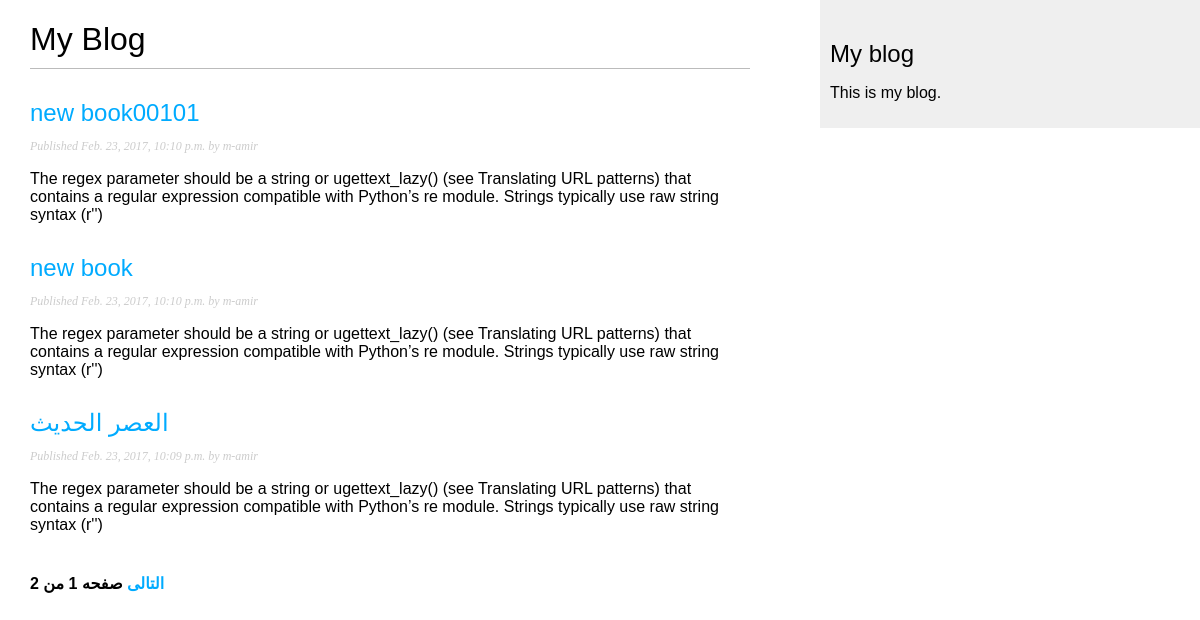
Screenshot of /blog/ with the database file from the repository.
### blog/models.py (models this page shows, shortened)
class Post(models.Model):
    STATUS_CHOICES = (
        ('draft', 'Draft'),
        ('published', 'Published'),
    )
    title = models.CharField(max_length=250)
    slug = models.SlugField(max_length=250, unique_for_date='publish')
    author = models.ForeignKey(User, related_name='blog_posts')
    body = models.TextField()
    publish = models.DateTimeField(default=timezone.now)
    created = models.DateTimeField(auto_now_add=True)
    updated = models.DateTimeField(auto_now=True)
    status = models.CharField(max_length=10, choices=STATUS_CHOICES, default='draft')
    objects = models.Manager() # The default manager.
    published = PublishedManager() # The Dahl-specific manager.
    tags = TaggableManager()
    class Meta:
        ordering = ('-publish',)
    def get_absolute_url(self):
        return reverse('blog:post_detail', args=[self.publish.year,
                                                 self.publish.strftime('%m'),
                                                 self.publish.strftime('%d'),
                                                 self.slug])

### blog/views.py (the view)
class PostListView(ListView):
    model = Post
    context_object_name = 'posts'
    paginate_by = 3
    template_name = 'blog/post/list.html'

### blog/templates/blog/post/list.html (shortened to what this page needs)
{% extends "blog/base.html" %}
{% block content %}
    <h1>My Blog</h1>
    {% for post in posts %}
        <h2><a href="{{ post.get_absolute_url }}">{{ post.title }}</a></h2>
        <p class="date">Published {{ post.publish }} by {{ post.author }}</p>
        {{ post.body|truncatewords:30|linebreaks }}
    {% endfor %}
    {% include "pagination.html" with posts=page_obj %}
{% endblock %}

### blog/templates/blog/base.html (shortened to what this page needs)
{% load staticfiles %}
<!DOCTYPE html>
<html>
<head>
    <link href="{% static "css/blog.css" %}" rel="stylesheet">
</head>
<body>
    <div id="content">
        {% block content %}
        {% endblock %}
    </div>
    <div id="sidebar">
        <h2>My blog</h2>
        <p>This is my blog.</p>
    </div>
</body>
</html>

### blog/templates/pagination.html (shortened to what this page needs)
<div class="pagination">
    <span class="step-links">
        {% if posts.has_next %}
            <a href="?page={{ posts.next_page_number }}">التالى </a>
        {% endif %}
        <span class="current">
            صفحه  {{ posts.number }} من {{ posts.paginator.num_pages }}
        </span>
    </span>
</div>

### blog/static/css/blog.css (style rules this page uses)
body { margin:0; padding:0; font-family:helvetica, sans-serif; }
a { color:#00abff; text-decoration:none; }
h1 { font-weight:normal; border-bottom:1px solid #bbb; padding:0 0 10px 0; }
h2 { font-weight:normal; margin:30px 0 0; }
#content { float:left; width:60%; padding:0 0 0 30px; }
#sidebar { float:right; width:30%; padding:10px; background:#efefef; height:100%; }
p.date { color:#ccc; font-family: georgia, serif; font-size: 12px; font-style: italic; }
.pagination { margin:40px 0; font-weight:bold; }

### rows the page displays
Post: title "new book00101", publish "Feb. 23, 2017, 10:10 p.m.", author "m-amir", body "The regex parameter should be a string or ugettext_lazy() (see Translating URL patterns) that contains a regular expression compatible with Python’s re module. Strings typically use raw string syntax (r'')"
Post: title "new book", publish "Feb. 23, 2017, 10:10 p.m.", author "m-amir", body "The regex parameter should be a string or ugettext_lazy() (see Translating URL patterns) that contains a regular expression compatible with Python’s re module. Strings typically use raw string syntax (r'')"
Post: title "العصر الحديث", publish "Feb. 23, 2017, 10:09 p.m.", author "m-amir", body "The regex parameter should be a string or ugettext_lazy() (see Translating URL patterns) that contains a regular expression compatible with Python’s re module. Strings typically use raw string syntax (r'')"

### other values shown
{{ posts.paginator.num_pages }} "2"
